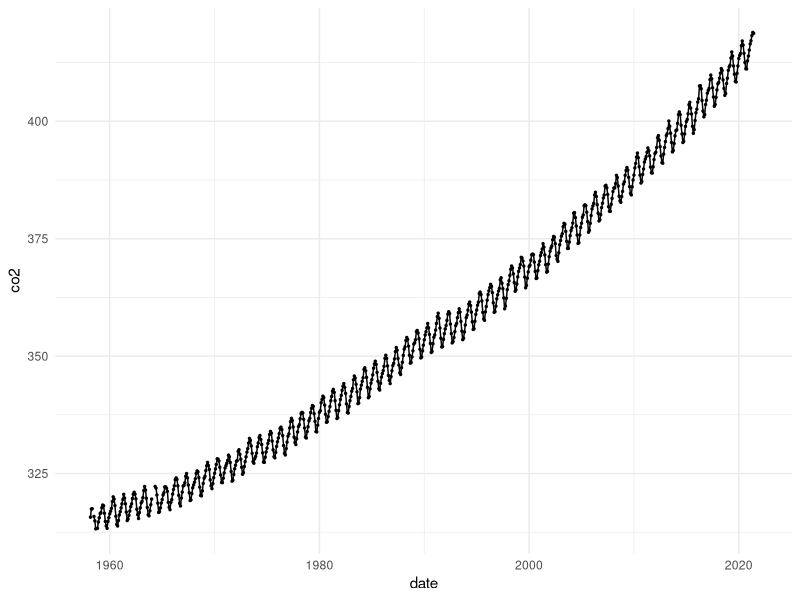

Write R code to recreate this figure.
## ---- chunk 1
options(width=110)
knitr::opts_chunk$set(comment=NA, fig.align="center")
## ---- chunk 2
library(readr)
library(dplyr)
library(lubridate)
library(ggplot2)

co2 <- read_csv("monthly_in_situ_co2_mlo.csv",
                col_names=FALSE,
                comment="\"",
                trim_ws=TRUE,
                skip=57,
                col_types=cols(X1=col_integer(), X2=col_integer(), .default=col_double()),
                col_select=c(year=X1, month=X2, co2=X5, co2_adj=X6, fit=X7, fit_adj=X8, co2f=X9, co2f_adj=X10))

co2 |>
    mutate(across(everything(), ~ replace(., . < 0, NA))) |>
    mutate(date=make_date(year, month)) |>
    select(date, co2:co2f_adj) |>
    ggplot(mapping=aes(x=date, y=co2)) +
    geom_line() +
    geom_point(size=0.5) +
    theme_minimal()
